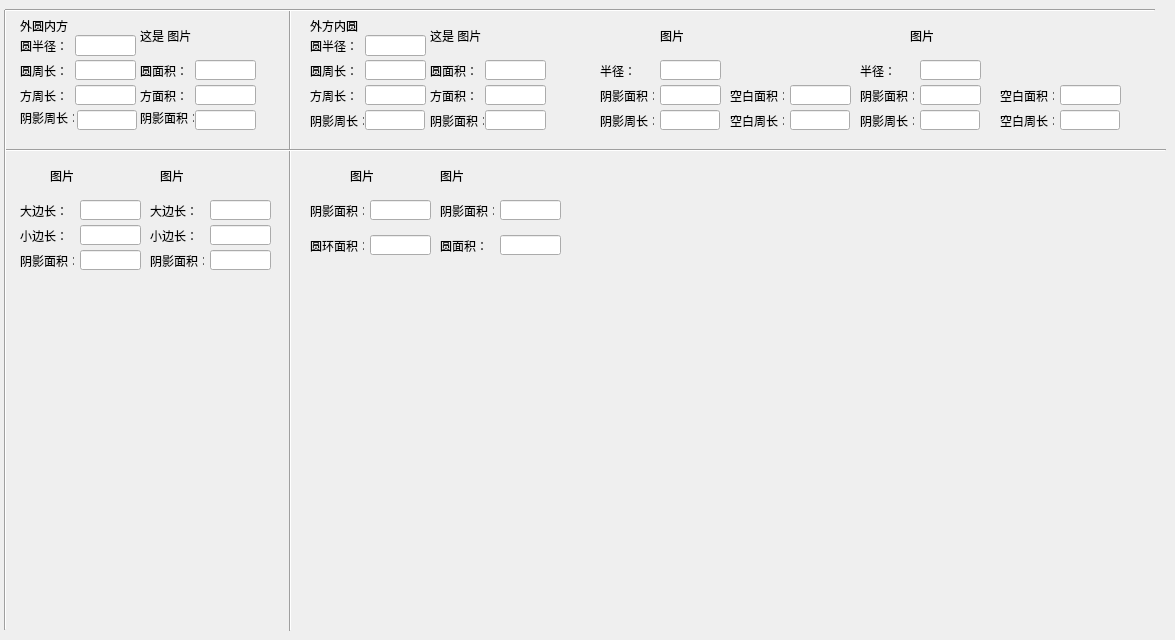
   <widget class="QWidget" name="page_graphic">
    <widget class="QLabel" name="label">
     <property name="geometry">
      <rect>
       <x>20</x>
       <y>20</y>
       <width>54</width>
       <height>12</height>
      </rect>
     </property>
     <property name="text">
      <string>外圆内方</string>
     </property>
    </widget>
    <widget class="QLabel" name="label_2">
     <property name="geometry">
      <rect>
       <x>20</x>
       <y>65</y>
       <width>54</width>
       <height>12</height>
      </rect>
     </property>
     <property name="text">
      <string>圆周长：</string>
     </property>
    </widget>
    <widget class="QLineEdit" name="graphic_lineE_1">
     <property name="geometry">
      <rect>
       <x>75</x>
       <y>60</y>
       <width>61</width>
       <height>20</height>
      </rect>
     </property>
     <property name="font">
      <font>
       <family>Arial</family>
       <pointsize>8</pointsize>
      </font>
     </property>
    </widget>
    <widget class="QLabel" name="label_3">
     <property name="geometry">
      <rect>
       <x>140</x>
       <y>65</y>
       <width>54</width>
       <height>12</height>
      </rect>
     </property>
     <property name="text">
      <string>圆面积：</string>
     </property>
    </widget>
    <widget class="QLineEdit" name="graphic_lineE_2">
     <property name="geometry">
      <rect>
       <x>195</x>
       <y>60</y>
       <width>61</width>
       <height>20</height>
      </rect>
     </property>
     <property name="font">
      <font>
       <family>Arial</family>
       <pointsize>8</pointsize>
      </font>
     </property>
    </widget>
    <widget class="QLabel" name="label_4">
     <property name="geometry">
      <rect>
       <x>20</x>
       <y>90</y>
       <width>54</width>
       <height>12</height>
      </rect>
     </property>
     <property name="text">
      <string>方周长：</string>
     </property>
    </widget>
    <widget class="QLineEdit" name="graphic_lineE_3">
     <property name="geometry">
      <rect>
       <x>75</x>
       <y>85</y>
       <width>61</width>
       <height>20</height>
      </rect>
     </property>
     <property name="font">
      <font>
       <family>Arial</family>
       <pointsize>8</pointsize>
      </font>
     </property>
    </widget>
    <widget class="QLabel" name="label_5">
     <property name="geometry">
      <rect>
       <x>140</x>
       <y>90</y>
       <width>54</width>
       <height>12</height>
      </rect>
     </property>
     <property name="text">
      <string>方面积：</string>
     </property>
    </widget>
    <widget class="QLineEdit" name="graphic_lineE_4">
     <property name="geometry">
      <rect>
       <x>195</x>
       <y>85</y>
       <width>61</width>
       <height>20</height>
      </rect>
     </property>
     <property name="font">
      <font>
       <family>Arial</family>
       <pointsize>8</pointsize>
      </font>
     </property>
    </widget>
    <widget class="QLabel" name="label_6">
     <property name="geometry">
      <rect>
       <x>20</x>
       <y>112</y>
       <width>54</width>
       <height>12</height>
      </rect>
     </property>
     <property name="text">
      <string>阴影周长：</string>
     </property>
    </widget>
    <widget class="QLineEdit" name="graphic_lineE_5">
     <property name="geometry">
      <rect>
       <x>77</x>
       <y>110</y>
       <width>60</width>
       <height>20</height>
      </rect>
     </property>
     <property name="font">
      <font>
       <family>Arial</family>
       <pointsize>8</pointsize>
      </font>
     </property>
    </widget>
    <widget class="QLabel" name="label_7">
     <property name="geometry">
      <rect>
       <x>140</x>
       <y>112</y>
       <width>54</width>
       <height>12</height>
      </rect>
     </property>
     <property name="text">
      <string>阴影面积：</string>
     </property>
    </widget>
    <widget class="QLineEdit" name="graphic_lineE_6">
     <property name="geometry">
      <rect>
       <x>195</x>
       <y>110</y>
       <width>61</width>
       <height>20</height>
      </rect>
     </property>
     <property name="font">
      <font>
       <family>Arial</family>
       <pointsize>8</pointsize>
      </font>
     </property>
    </widget>
    <widget class="QLabel" name="label_8">
     <property name="geometry">
      <rect>
       <x>20</x>
       <y>40</y>
       <width>54</width>
       <height>12</height>
      </rect>
     </property>
     <property name="text">
      <string>圆半径：</string>
     </property>
    </widget>
    <widget class="QLineEdit" name="graphic_lineE_7">
     <property name="geometry">
      <rect>
       <x>75</x>
       <y>35</y>
       <width>61</width>
       <height>21</height>
      </rect>
     </property>
     <property name="font">
      <font>
       <family>Arial</family>
       <pointsize>8</pointsize>
      </font>
     </property>
    </widget>
    <widget class="QLabel" name="garpaic_image_1">
     <property name="enabled">
      <bool>true</bool>
     </property>
     <property name="geometry">
      <rect>
       <x>140</x>
       <y>10</y>
       <width>51</width>
       <height>51</height>
      </rect>
     </property>
     <property name="text">
      <string>这是 图片</string>
     </property>
    </widget>
    <widget class="QLabel" name="label_9">
     <property name="geometry">
      <rect>
       <x>310</x>
       <y>40</y>
       <width>54</width>
       <height>12</height>
      </rect>
     </property>
     <property name="text">
      <string>圆半径：</string>
     </property>
    </widget>
    <widget class="QLineEdit" name="graphic_lineE_14">
     <property name="geometry">
      <rect>
       <x>365</x>
       <y>35</y>
       <width>61</width>
       <height>21</height>
      </rect>
     </property>
     <property name="font">
      <font>
       <family>Arial</family>
       <pointsize>8</pointsize>
      </font>
     </property>
    </widget>
    <widget class="QLabel" name="label_10">
     <property name="geometry">
      <rect>
       <x>310</x>
       <y>20</y>
       <width>54</width>
       <height>12</height>
      </rect>
     </property>
     <property name="text">
      <string>外方内圆</string>
     </property>
    </widget>
    <widget class="QLabel" name="label_11">
     <property name="geometry">
      <rect>
       <x>430</x>
       <y>90</y>
       <width>54</width>
       <height>12</height>
      </rect>
     </property>
     <property name="text">
      <string>方面积：</string>
     </property>
    </widget>
    <widget class="QLabel" name="label_12">
     <property name="geometry">
      <rect>
       <x>310</x>
       <y>90</y>
       <width>54</width>
       <height>12</height>
      </rect>
     </property>
     <property name="text">
      <string>方周长：</string>
     </property>
    </widget>
    <widget class="QLineEdit" name="graphic_lineE_10">
     <property name="geometry">
      <rect>
       <x>365</x>
       <y>85</y>
       <width>61</width>
       <height>20</height>
      </rect>
     </property>
     <property name="font">
      <font>
       <family>Arial</family>
       <pointsize>8</pointsize>
      </font>
     </property>
    </widget>
    <widget class="QLineEdit" name="graphic_lineE_11">
     <property name="geometry">
      <rect>
       <x>485</x>
       <y>85</y>
       <width>61</width>
       <height>20</height>
      </rect>
     </property>
     <property name="font">
      <font>
       <family>Arial</family>
       <pointsize>8</pointsize>
      </font>
     </property>
    </widget>
    <widget class="QLabel" name="label_13">
     <property name="geometry">
      <rect>
       <x>430</x>
       <y>65</y>
       <width>54</width>
       <height>12</height>
      </rect>
     </property>
     <property name="text">
      <string>圆面积：</string>
     </property>
    </widget>
    <widget class="QLabel" name="label_14">
     <property name="geometry">
      <rect>
       <x>310</x>
       <y>115</y>
       <width>54</width>
       <height>12</height>
      </rect>
     </property>
     <property name="text">
      <string>阴影周长：</string>
     </property>
    </widget>
    <widget class="QLineEdit" name="graphic_lineE_12">
     <property name="geometry">
      <rect>
       <x>365</x>
       <y>110</y>
       <width>60</width>
       <height>20</height>
      </rect>
     </property>
     <property name="font">
      <font>
       <family>Arial</family>
       <pointsize>8</pointsize>
      </font>
     </property>
    </widget>
    <widget class="QLabel" name="garpaic_image_2">
     <property name="enabled">
      <bool>true</bool>
     </property>
     <property name="geometry">
      <rect>
       <x>430</x>
       <y>10</y>
       <width>61</width>
       <height>51</height>
      </rect>
     </property>
     <property name="text">
      <string>这是 图片</string>
     </property>
    </widget>
    <widget class="QLabel" name="label_15">
     <property name="geometry">
      <rect>
       <x>430</x>
       <y>115</y>
       <width>54</width>
       <height>12</height>
      </rect>
     </property>
     <property name="text">
      <string>阴影面积：</string>
     </property>
    </widget>
    <widget class="QLabel" name="label_16">
     <property name="geometry">
      <rect>
       <x>310</x>
       <y>65</y>
       <width>54</width>
       <height>12</height>
      </rect>
     </property>
     <property name="text">
      <string>圆周长：</string>
     </property>
    </widget>
    <widget class="QLineEdit" name="graphic_lineE_9">
     <property name="geometry">
      <rect>
       <x>485</x>
       <y>60</y>
       <width>61</width>
       <height>20</height>
      </rect>
     </property>
     <property name="font">
      <font>
       <family>Arial</family>
       <pointsize>8</pointsize>
      </font>
     </property>
    </widget>
    <widget class="QLineEdit" name="graphic_lineE_8">
     <property name="geometry">
      <rect>
       <x>365</x>
       <y>60</y>
       <width>61</width>
       <height>20</height>
      </rect>
     </property>
     <property name="font">
      <font>
       <family>Arial</family>
       <pointsize>8</pointsize>
      </font>
     </property>
    </widget>
    <widget class="QLineEdit" name="graphic_lineE_13">
     <property name="geometry">
      <rect>
       <x>485</x>
       <y>110</y>
       <width>61</width>
       <height>20</height>
      </rect>
     </property>
     <property name="font">
      <font>
       <family>Arial</family>
       <pointsize>8</pointsize>
      </font>
     </property>
    </widget>
    <widget class="Line" name="line">
     <property name="geometry">
      <rect>
       <x>280</x>
       <y>10</y>
       <width>20</width>
       <height>621</height>
      </rect>
     </property>
     <property name="orientation">
      <enum>Qt::Vertical</enum>
     </property>
    </widget>
    <widget class="Line" name="line_2">
     <property name="geometry">
      <rect>
       <x>5</x>
       <y>140</y>
       <width>1161</width>
       <height>20</height>
      </rect>
     </property>
     <property name="orientation">
      <enum>Qt::Horizontal</enum>
     </property>
    </widget>
    <widget class="Line" name="line_3">
     <property name="geometry">
      <rect>
       <x>-5</x>
       <y>10</y>
       <width>20</width>
       <height>620</height>
      </rect>
     </property>
     <property name="orientation">
      <enum>Qt::Vertical</enum>
     </property>
    </widget>
    <widget class="Line" name="line_4">
     <property name="geometry">
      <rect>
       <x>5</x>
       <y>0</y>
       <width>1150</width>
       <height>20</height>
      </rect>
     </property>
     <property name="orientation">
      <enum>Qt::Horizontal</enum>
     </property>
    </widget>
    <widget class="QLabel" name="label_26">
     <property name="geometry">
      <rect>
       <x>20</x>
       <y>205</y>
       <width>54</width>
       <height>12</height>
      </rect>
     </property>
     <property name="text">
      <string>大边长：</string>
     </property>
    </widget>
    <widget class="QLineEdit" name="graphic_lineE_15">
     <property name="geometry">
      <rect>
       <x>80</x>
       <y>200</y>
       <width>61</width>
       <height>20</height>
      </rect>
     </property>
     <property name="font">
      <font>
       <family>Arial</family>
       <pointsize>8</pointsize>
      </font>
     </property>
    </widget>
    <widget class="QLineEdit" name="graphic_lineE_16">
     <property name="geometry">
      <rect>
       <x>80</x>
       <y>225</y>
       <width>61</width>
       <height>20</height>
      </rect>
     </property>
     <property name="font">
      <font>
       <family>Arial</family>
       <pointsize>8</pointsize>
      </font>
     </property>
    </widget>
    <widget class="QLabel" name="label_27">
     <property name="geometry">
      <rect>
       <x>20</x>
       <y>230</y>
       <width>54</width>
       <height>12</height>
      </rect>
     </property>
     <property name="text">
      <string>小边长：</string>
     </property>
    </widget>
    <widget class="QLabel" name="graphic_image_3">
     <property name="geometry">
      <rect>
       <x>50</x>
       <y>150</y>
       <width>61</width>
       <height>51</height>
      </rect>
     </property>
     <property name="text">
      <string>图片</string>
     </property>
    </widget>
    <widget class="QLabel" name="graphic_image_4">
     <property name="geometry">
      <rect>
       <x>160</x>
       <y>150</y>
       <width>61</width>
       <height>51</height>
      </rect>
     </property>
     <property name="text">
      <string>图片</string>
     </property>
    </widget>
    <widget class="QLabel" name="label_28">
     <property name="geometry">
      <rect>
       <x>20</x>
       <y>255</y>
       <width>54</width>
       <height>12</height>
      </rect>
     </property>
     <property name="text">
      <string>阴影面积：</string>
     </property>
    </widget>
    <widget class="QLineEdit" name="graphic_lineE_17">
     <property name="geometry">
      <rect>
       <x>80</x>
       <y>250</y>
       <width>61</width>
       <height>20</height>
      </rect>
     </property>
     <property name="font">
      <font>
       <family>Arial</family>
       <pointsize>8</pointsize>
      </font>
     </property>
    </widget>
    <widget class="QLineEdit" name="graphic_lineE_18">
     <property name="geometry">
      <rect>
       <x>210</x>
       <y>200</y>
       <width>61</width>
       <height>20</height>
      </rect>
     </property>
     <property name="font">
      <font>
       <family>Arial</family>
       <pointsize>8</pointsize>
      </font>
     </property>
    </widget>
    <widget class="QLineEdit" name="graphic_lineE_19">
     <property name="geometry">
      <rect>
       <x>210</x>
       <y>225</y>
       <width>61</width>
       <height>20</height>
      </rect>
     </property>
     <property name="font">
      <font>
       <family>Arial</family>
       <pointsize>8</pointsize>
      </font>
     </property>
    </widget>
    <widget class="QLabel" name="label_29">
     <property name="geometry">
      <rect>
       <x>150</x>
       <y>205</y>
       <width>54</width>
       <height>12</height>
      </rect>
     </property>
     <property name="text">
      <string>大边长：</string>
     </property>
    </widget>
    <widget class="QLabel" name="label_30">
     <property name="geometry">
      <rect>
       <x>150</x>
       <y>255</y>
       <width>54</width>
       <height>12</height>
      </rect>
     </property>
     <property name="text">
      <string>阴影面积：</string>
     </property>
    </widget>
    <widget class="QLabel" name="label_31">
     <property name="geometry">
      <rect>
       <x>150</x>
       <y>230</y>
       <width>54</width>
       <height>12</height>
      </rect>
     </property>
     <property name="text">
      <string>小边长：</string>
     </property>
    </widget>
    <widget class="QLineEdit" name="graphic_lineE_20">
     <property name="geometry">
      <rect>
       <x>210</x>
       <y>250</y>
       <width>61</width>
       <height>20</height>
      </rect>
     </property>
     <property name="font">
      <font>
       <family>Arial</family>
       <pointsize>8</pointsize>
      </font>
     </property>
    </widget>
    <widget class="QLabel" name="graphic_image_5">
     <property name="geometry">
      <rect>
       <x>350</x>
       <y>150</y>
       <width>61</width>
       <height>51</height>
      </rect>
     </property>
     <property name="text">
      <string>图片</string>
     </property>
    </widget>
    <widget class="QLabel" name="graphic_image_6">
     <property name="geometry">
      <rect>
       <x>440</x>
       <y>150</y>
       <width>61</width>
       <height>51</height>
      </rect>
     </property>
     <property name="text">
      <string>图片</string>
     </property>
    </widget>
    <widget class="QLineEdit" name="graphic_lineE_21">
     <property name="geometry">
      <rect>
       <x>370</x>
       <y>200</y>
       <width>61</width>
       <height>20</height>
      </rect>
     </property>
     <property name="font">
      <font>
       <family>Arial</family>
       <pointsize>8</pointsize>
      </font>
     </property>
    </widget>
    <widget class="QLabel" name="label_32">
     <property name="geometry">
      <rect>
       <x>310</x>
       <y>205</y>
       <width>54</width>
       <height>12</height>
      </rect>
     </property>
     <property name="text">
      <string>阴影面积：</string>
     </property>
    </widget>
    <widget class="QLineEdit" name="graphic_lineE_22">
     <property name="geometry">
      <rect>
       <x>370</x>
       <y>235</y>
       <width>61</width>
       <height>20</height>
      </rect>
     </property>
     <property name="font">
      <font>
       <family>Arial</family>
       <pointsize>8</pointsize>
      </font>
     </property>
    </widget>
    <widget class="QLabel" name="label_33">
     <property name="geometry">
      <rect>
       <x>310</x>
       <y>240</y>
       <width>54</width>
       <height>12</height>
      </rect>
     </property>
     <property name="text">
      <string>圆环面积：</string>
     </property>
    </widget>
    <widget class="QLabel" name="label_34">
     <property name="geometry">
      <rect>
       <x>440</x>
       <y>205</y>
       <width>54</width>
       <height>12</height>
      </rect>
     </property>
     <property name="text">
      <string>阴影面积：</string>
     </property>
    </widget>
    <widget class="QLineEdit" name="graphic_lineE_23">
     <property name="geometry">
      <rect>
       <x>500</x>
       <y>200</y>
       <width>61</width>
       <height>20</height>
      </rect>
     </property>
     <property name="font">
      <font>
       <family>Arial</family>
       <pointsize>8</pointsize>
      </font>
     </property>
    </widget>
    <widget class="QLineEdit" name="graphic_lineE_24">
     <property name="geometry">
      <rect>
       <x>500</x>
       <y>235</y>
       <width>61</width>
       <height>20</height>
      </rect>
     </property>
     <property name="font">
      <font>
       <family>Arial</family>
       <pointsize>8</pointsize>
      </font>
     </property>
    </widget>
    <widget class="QLabel" name="label_35">
     <property name="geometry">
      <rect>
       <x>440</x>
       <y>240</y>
       <width>54</width>
       <height>12</height>
      </rect>
     </property>
     <property name="text">
      <string>圆面积：</string>
     </property>
    </widget>
    <widget class="QLabel" name="graphic_image_7">
     <property name="geometry">
      <rect>
       <x>660</x>
       <y>10</y>
       <width>61</width>
       <height>51</height>
      </rect>
     </property>
     <property name="text">
      <string>图片</string>
     </property>
    </widget>
    <widget class="QLabel" name="graphic_image_8">
     <property name="geometry">
      <rect>
       <x>910</x>
       <y>10</y>
       <width>61</width>
       <height>51</height>
      </rect>
     </property>
     <property name="text">
      <string>图片</string>
     </property>
    </widget>
    <widget class="QLabel" name="label_36">
     <property name="geometry">
      <rect>
       <x>600</x>
       <y>65</y>
       <width>54</width>
       <height>12</height>
      </rect>
     </property>
     <property name="text">
      <string>半径：</string>
     </property>
    </widget>
    <widget class="QLineEdit" name="graphic_lineE_25">
     <property name="geometry">
      <rect>
       <x>660</x>
       <y>60</y>
       <width>61</width>
       <height>20</height>
      </rect>
     </property>
     <property name="font">
      <font>
       <family>Arial</family>
       <pointsize>8</pointsize>
      </font>
     </property>
     <property name="text">
      <string/>
     </property>
    </widget>
    <widget class="QLabel" name="label_37">
     <property name="geometry">
      <rect>
       <x>600</x>
       <y>90</y>
       <width>54</width>
       <height>12</height>
      </rect>
     </property>
     <property name="text">
      <string>阴影面积：</string>
     </property>
    </widget>
    <widget class="QLineEdit" name="graphic_lineE_26">
     <property name="geometry">
      <rect>
       <x>660</x>
       <y>85</y>
       <width>61</width>
       <height>20</height>
      </rect>
     </property>
     <property name="font">
      <font>
       <family>Arial</family>
       <pointsize>8</pointsize>
      </font>
     </property>
    </widget>
    <widget class="QLineEdit" name="graphic_lineE_27">
     <property name="geometry">
      <rect>
       <x>660</x>
       <y>110</y>
       <width>60</width>
       <height>20</height>
      </rect>
     </property>
     <property name="font">
      <font>
       <family>Arial</family>
       <pointsize>8</pointsize>
      </font>
     </property>
    </widget>
    <widget class="QLabel" name="label_38">
     <property name="geometry">
      <rect>
       <x>600</x>
       <y>115</y>
       <width>54</width>
       <height>12</height>
      </rect>
     </property>
     <property name="text">
      <string>阴影周长：</string>
     </property>
    </widget>
    <widget class="QLineEdit" name="graphic_lineE_28">
     <property name="geometry">
      <rect>
       <x>920</x>
       <y>60</y>
       <width>61</width>
       <height>20</height>
      </rect>
     </property>
     <property name="font">
      <font>
       <family>Arial</family>
       <pointsize>8</pointsize>
      </font>
     </property>
     <property name="text">
      <string/>
     </property>
    </widget>
    <widget class="QLineEdit" name="graphic_lineE_29">
     <property name="geometry">
      <rect>
       <x>920</x>
       <y>85</y>
       <width>61</width>
       <height>20</height>
      </rect>
     </property>
     <property name="font">
      <font>
       <family>Arial</family>
       <pointsize>8</pointsize>
      </font>
     </property>
    </widget>
    <widget class="QLabel" name="label_39">
     <property name="geometry">
      <rect>
       <x>860</x>
       <y>115</y>
       <width>54</width>
       <height>12</height>
      </rect>
     </property>
     <property name="text">
      <string>阴影周长：</string>
     </property>
    </widget>
    <widget class="QLineEdit" name="graphic_lineE_30">
     <property name="geometry">
      <rect>
       <x>920</x>
       <y>110</y>
       <width>60</width>
       <height>20</height>
      </rect>
     </property>
     <property name="font">
      <font>
       <family>Arial</family>
       <pointsize>8</pointsize>
      </font>
     </property>
    </widget>
    <widget class="QLabel" name="label_40">
     <property name="geometry">
      <rect>
       <x>860</x>
       <y>65</y>
       <width>54</width>
       <height>12</height>
      </rect>
     </property>
     <property name="text">
      <string>半径：</string>
     </property>
    </widget>
    <widget class="QLabel" name="label_41">
     <property name="geometry">
      <rect>
       <x>860</x>
       <y>90</y>
       <width>54</width>
       <height>12</height>
      </rect>
     </property>
     <property name="text">
      <string>阴影面积：</string>
     </property>
    </widget>
    <widget class="QLineEdit" name="graphic_lineE_31">
     <property name="geometry">
      <rect>
       <x>790</x>
       <y>110</y>
       <width>60</width>
       <height>20</height>
      </rect>
     </property>
     <property name="font">
      <font>
       <family>Arial</family>
       <pointsize>8</pointsize>
      </font>
     </property>
    </widget>
    <widget class="QLineEdit" name="graphic_lineE_32">
     <property name="geometry">
      <rect>
       <x>790</x>
       <y>85</y>
       <width>61</width>
       <height>20</height>
      </rect>
     </property>
     <property name="font">
      <font>
       <family>Arial</family>
       <pointsize>8</pointsize>
      </font>
     </property>
    </widget>
    <widget class="QLabel" name="label_42">
     <property name="geometry">
      <rect>
       <x>730</x>
       <y>115</y>
       <width>54</width>
       <height>12</height>
      </rect>
     </property>
     <property name="text">
      <string>空白周长：</string>
     </property>
    </widget>
    <widget class="QLabel" name="label_43">
     <property name="geometry">
      <rect>
       <x>730</x>
       <y>90</y>
       <width>54</width>
       <height>12</height>
      </rect>
     </property>
     <property name="text">
      <string>空白面积：</string>
     </property>
    </widget>
    <widget class="QLineEdit" name="graphic_lineE_33">
     <property name="geometry">
      <rect>
       <x>1060</x>
       <y>110</y>
       <width>60</width>
       <height>20</height>
      </rect>
     </property>
     <property name="font">
      <font>
       <family>Arial</family>
       <pointsize>8</pointsize>
      </font>
     </property>
    </widget>
    <widget class="QLineEdit" name="graphic_lineE_34">
     <property name="geometry">
      <rect>
       <x>1060</x>
       <y>85</y>
       <width>61</width>
       <height>20</height>
      </rect>
     </property>
     <property name="font">
      <font>
       <family>Arial</family>
       <pointsize>8</pointsize>
      </font>
     </property>
    </widget>
    <widget class="QLabel" name="label_44">
     <property name="geometry">
      <rect>
       <x>1000</x>
       <y>115</y>
       <width>54</width>
       <height>12</height>
      </rect>
     </property>
     <property name="text">
      <string>空白周长：</string>
     </property>
    </widget>
    <widget class="QLabel" name="label_45">
     <property name="geometry">
      <rect>
       <x>1000</x>
       <y>90</y>
       <width>54</width>
       <height>12</height>
      </rect>
     </property>
     <property name="text">
      <string>空白面积：</string>
     </property>
    </widget>
   </widget>
